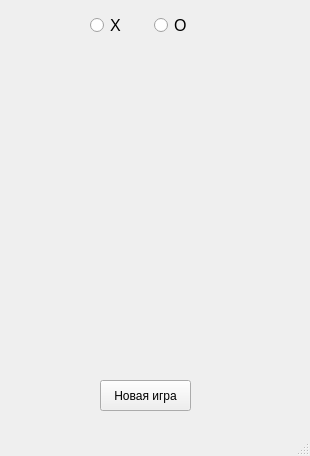
<?xml version="1.0" encoding="UTF-8"?>
<ui version="4.0">
 <class>MainWindow</class>
 <widget class="QMainWindow" name="MainWindow">
  <property name="geometry">
   <rect>
    <x>0</x>
    <y>0</y>
    <width>310</width>
    <height>456</height>
   </rect>
  </property>
  <property name="windowTitle">
   <string>Крестики-нолики</string>
  </property>
  <widget class="QWidget" name="centralwidget">
   <widget class="QWidget" name="horizontalLayoutWidget">
    <property name="geometry">
     <rect>
      <x>90</x>
      <y>10</y>
      <width>121</width>
      <height>31</height>
     </rect>
    </property>
    <layout class="QHBoxLayout" name="horizontalLayout">
     <item>
      <widget class="QRadioButton" name="radioButton">
       <property name="enabled">
        <bool>true</bool>
       </property>
       <property name="font">
        <font>
         <pointsize>12</pointsize>
        </font>
       </property>
       <property name="text">
        <string>X</string>
       </property>
      </widget>
     </item>
     <item>
      <widget class="QRadioButton" name="radioButton_2">
       <property name="font">
        <font>
         <pointsize>12</pointsize>
        </font>
       </property>
       <property name="text">
        <string>O</string>
       </property>
      </widget>
     </item>
    </layout>
   </widget>
   <widget class="QPushButton" name="pushButton_10">
    <property name="geometry">
     <rect>
      <x>100</x>
      <y>380</y>
      <width>91</width>
      <height>31</height>
     </rect>
    </property>
    <property name="text">
     <string>Новая игра</string>
    </property>
   </widget>
   <widget class="QLabel" name="label">
    <property name="geometry">
     <rect>
      <x>130</x>
      <y>350</y>
      <width>47</width>
      <height>13</height>
     </rect>
    </property>
    <property name="text">
     <string/>
    </property>
   </widget>
  </widget>
  <widget class="QMenuBar" name="menubar">
   <property name="geometry">
    <rect>
     <x>0</x>
     <y>0</y>
     <width>310</width>
     <height>21</height>
    </rect>
   </property>
  </widget>
  <widget class="QStatusBar" name="statusbar"/>
 </widget>
 <resources/>
 <connections/>
 <buttongroups>
  <buttongroup name="buttonGroup"/>
 </buttongroups>
</ui>
